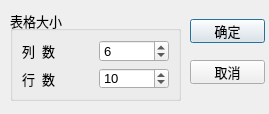
<?xml version="1.0" encoding="UTF-8"?>
<ui version="4.0">
 <class>QWDialogSize</class>
 <widget class="QDialog" name="QWDialogSize">
  <property name="windowModality">
   <enum>Qt::NonModal</enum>
  </property>
  <property name="geometry">
   <rect>
    <x>0</x>
    <y>0</y>
    <width>269</width>
    <height>114</height>
   </rect>
  </property>
  <property name="sizePolicy">
   <sizepolicy hsizetype="Fixed" vsizetype="Fixed">
    <horstretch>0</horstretch>
    <verstretch>0</verstretch>
   </sizepolicy>
  </property>
  <property name="font">
   <font>
    <pointsize>10</pointsize>
   </font>
  </property>
  <property name="windowTitle">
   <string>表格大小设置</string>
  </property>
  <property name="sizeGripEnabled">
   <bool>false</bool>
  </property>
  <property name="modal">
   <bool>false</bool>
  </property>
  <widget class="QGroupBox" name="groupBox">
   <property name="geometry">
    <rect>
     <x>10</x>
     <y>10</y>
     <width>171</width>
     <height>91</height>
    </rect>
   </property>
   <property name="title">
    <string>表格大小</string>
   </property>
   <layout class="QGridLayout" name="gridLayout">
    <item row="0" column="0">
     <widget class="QLabel" name="label_2">
      <property name="text">
       <string>列  数</string>
      </property>
     </widget>
    </item>
    <item row="0" column="1">
     <widget class="QSpinBox" name="spinBoxColumn">
      <property name="minimum">
       <number>1</number>
      </property>
      <property name="maximum">
       <number>500</number>
      </property>
      <property name="value">
       <number>6</number>
      </property>
     </widget>
    </item>
    <item row="1" column="0">
     <widget class="QLabel" name="label">
      <property name="text">
       <string>行  数</string>
      </property>
     </widget>
    </item>
    <item row="1" column="1">
     <widget class="QSpinBox" name="spinBoxRow">
      <property name="minimum">
       <number>1</number>
      </property>
      <property name="maximum">
       <number>500</number>
      </property>
      <property name="value">
       <number>10</number>
      </property>
     </widget>
    </item>
   </layout>
  </widget>
  <widget class="QPushButton" name="btnOK">
   <property name="geometry">
    <rect>
     <x>190</x>
     <y>19</y>
     <width>75</width>
     <height>24</height>
    </rect>
   </property>
   <property name="maximumSize">
    <size>
     <width>100</width>
     <height>16777215</height>
    </size>
   </property>
   <property name="text">
    <string>确定</string>
   </property>
   <property name="icon">
    <iconset resource="res.qrc">
     <normaloff>:/images/images/704.bmp</normaloff>:/images/images/704.bmp</iconset>
   </property>
  </widget>
  <widget class="QPushButton" name="btnCancel">
   <property name="geometry">
    <rect>
     <x>190</x>
     <y>60</y>
     <width>75</width>
     <height>24</height>
    </rect>
   </property>
   <property name="maximumSize">
    <size>
     <width>100</width>
     <height>16777215</height>
    </size>
   </property>
   <property name="text">
    <string>取消</string>
   </property>
   <property name="icon">
    <iconset resource="res.qrc">
     <normaloff>:/images/images/706.bmp</normaloff>:/images/images/706.bmp</iconset>
   </property>
  </widget>
 </widget>
 <resources>
  <include location="res.qrc"/>
 </resources>
 <connections>
  <connection>
   <sender>btnOK</sender>
   <signal>clicked()</signal>
   <receiver>QWDialogSize</receiver>
   <slot>accept()</slot>
   <hints>
    <hint type="sourcelabel">
     <x>231</x>
     <y>33</y>
    </hint>
    <hint type="destinationlabel">
     <x>272</x>
     <y>31</y>
    </hint>
   </hints>
  </connection>
  <connection>
   <sender>btnCancel</sender>
   <signal>clicked()</signal>
   <receiver>QWDialogSize</receiver>
   <slot>reject()</slot>
   <hints>
    <hint type="sourcelabel">
     <x>192</x>
     <y>80</y>
    </hint>
    <hint type="destinationlabel">
     <x>197</x>
     <y>119</y>
    </hint>
   </hints>
  </connection>
 </connections>
</ui>
